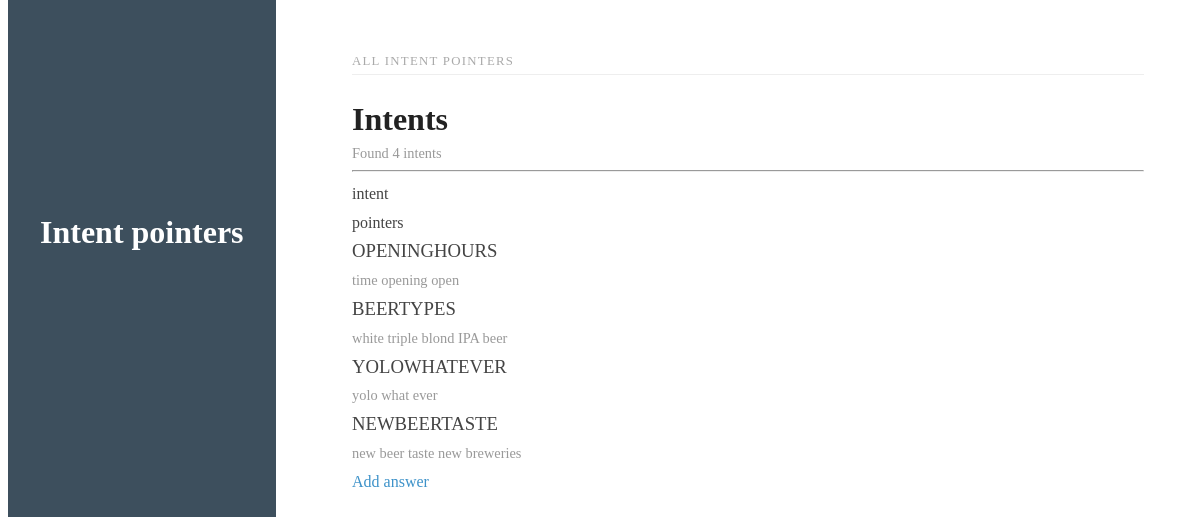
Page /list/ on the committed database.
### BotApp/models.py (models this page shows, shortened)
class Intent(models.Model):
    name = models.CharField(max_length=200, null=False)
    answer = models.TextField(null=True, blank=True)

class IntentPointer(models.Model):
    pointer = models.CharField(max_length=200)
    intent = models.ForeignKey(Intent, on_delete=models.CASCADE, null=False)
    def __str__(self):
        return self.pointer

### BotApp/views.py (the view)
# urls.py: path('list/', IntentListView.as_view(), name='intent-list'),
class IntentListView(ListView):
    context_object_name = 'intent_list'
    template_name = 'BotApp/intent_list.html'
    def get_queryset(self):
        return Intent.objects.all()

### BotApp/templates/BotApp/intent_list.html
{% extends 'base.html' %}
{% regroup intent_pointer_list by intent as intent_list %}
{% block content_container %}
    <div class="sidebar pure-u-1 pure-u-md-1-4">
        <div class="header">
            <h1>Intent pointers</h1>
        </div>
    </div>
    <div class="content pure-u-1 pure-u-md-3-4">
        <div>
            <div class="posts">
                <h1 class="content-subhead">
                    All intent pointers
                </h1>
                <section class="post">
                    <header class="post-header">
                        <h2 class="post-title">Intents</h2>
                        <p class="post-meta">
                            Found {{ intent_list|length }} intents
                        </p>
                    </header>
                    <hr>
                    <div class="post-description">
                        <div class="pure-g">
                            <div class="pure-u-1-3">
                                intent
                            </div>
                            <div class="pure-u-2-3">
                                pointers
                            </div>
                            {% for intent in intent_list %}
                                <div class="pure-u-1-3">
                                    <h3 class="brand-title">{{ intent.name }}</h3>
                                </div>
                                <div class="pure-u-2-3">
                                    <p class="post-meta">
                                        {% for intent_pointer in intent.intentpointer_set.all %}
                                            {{ intent_pointer }}
                                        {% endfor %}
                                    </p>
                                </div>
                            {% endfor %}
                        </div>
                        <a class="pure-button pure-button-primary" href="{% url 'intent-create' %}">Add answer</a>
                    </div>
                </section>
            </div>
        </div>
    </div>
{% endblock %}

### static/styles.css (style rules this page uses)
* { -webkit-box-sizing: border-box; -moz-box-sizing: border-box; box-sizing: border-box; }
a { text-decoration: none; color: rgb(61, 146, 201); }
h3 { font-weight: 100; }
.header { text-align: center; top: auto; margin: 3em auto; }
.sidebar { background: rgb(61, 79, 93); color: #fff; }
.brand-title, .brand-tagline { margin: 0; }
.brand-title { text-transform: uppercase; }
.content-subhead { text-transform: uppercase; color: #aaa; border-bottom: 1px solid #eee; padding: 0.4em 0; font-size: 80%; font-weight: 500; letter-spacing: 0.1em; }
.content { padding: 2em 1em 0; }
.post { padding-bottom: 2em; }
.post-title { font-size: 2em; color: #222; margin-bottom: 0.2em; }
.post-description { font-family: Georgia, "Cambria", serif; color: #444; line-height: 1.8em; }
.post-meta { color: #999; font-size: 90%; margin: 0; }
@media (min-width: 48em) { .content { padding: 2em 3em 0; margin-left: 25%; } }
@media (min-width: 48em) { .header { margin: 80% 2em 0; text-align: right; } }
@media (min-width: 48em) { .sidebar { position: fixed; top: 0; bottom: 0; } }

### rows in the picture
Intent: name "OPENINGHOURS"
IntentPointer: pointer "time"
IntentPointer: pointer "opening"
IntentPointer: pointer "open"
Intent: name "BEERTYPES"
IntentPointer: pointer "white"
IntentPointer: pointer "triple"
IntentPointer: pointer "blond"
IntentPointer: pointer "IPA"
IntentPointer: pointer "beer"
Intent: name "YOLOWHATEVER"
IntentPointer: pointer "yolo"
IntentPointer: pointer "what"
IntentPointer: pointer "ever"
Intent: name "NEWBEERTASTE"
IntentPointer: pointer "new"
IntentPointer: pointer "beer"
IntentPointer: pointer "taste"
IntentPointer: pointer "new"
IntentPointer: pointer "breweries"

### other values in the picture
{{ intent_list|length }} "4"
